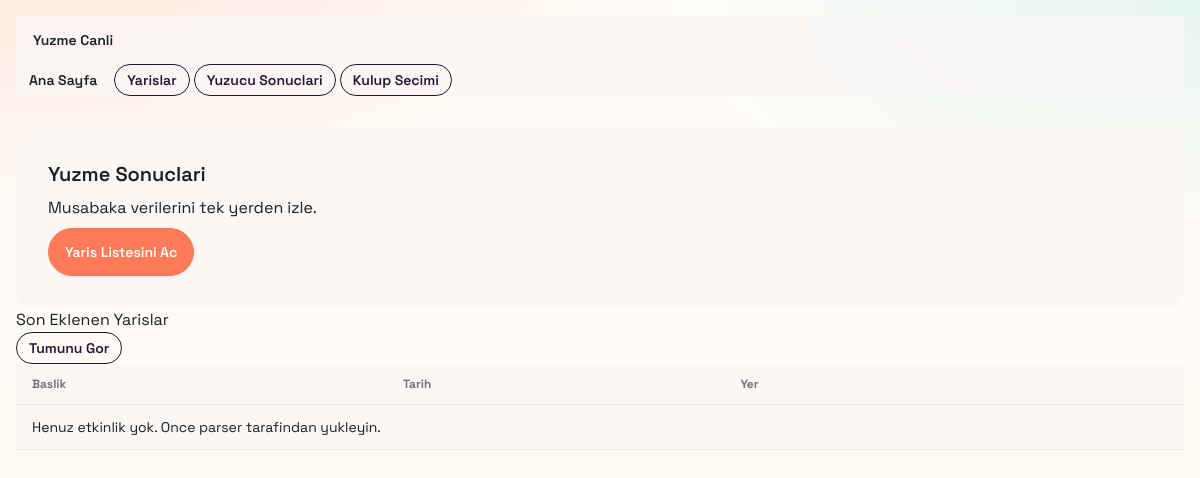
Before: / with the older database file.
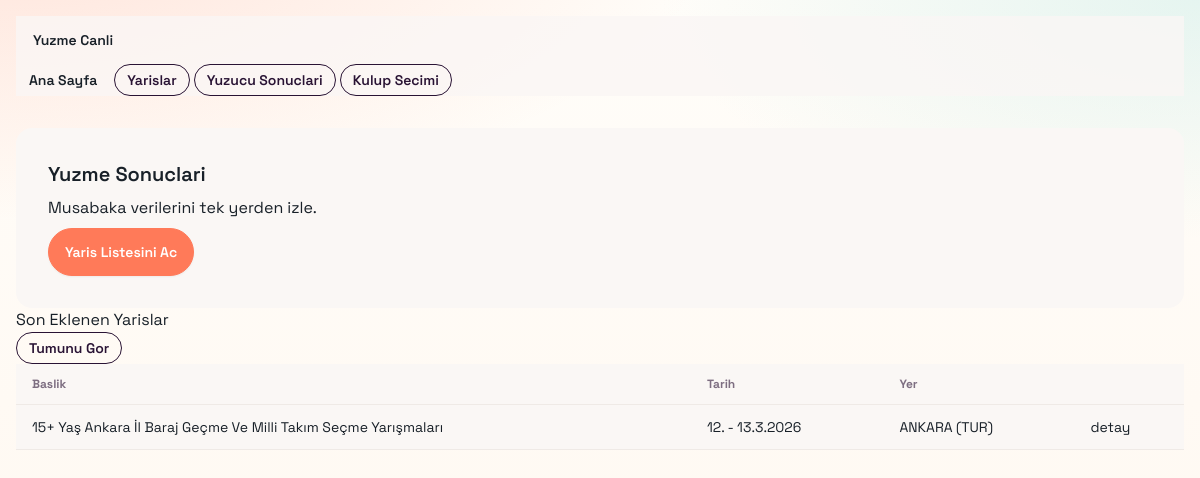
After: the same page with the newer database file.
### main/models.py (models this page shows, shortened)
class Event(models.Model):
    unique_name = models.CharField(max_length=100, unique=True, default="")
    title = models.CharField(max_length=255)
    date = models.CharField(max_length=64)
    location = models.CharField(max_length=255)
    class Meta:
        unique_together = [("title", "date", "location")]

### main/views.py (the view)
# urls.py: path('', views.home, name='home'),
def home(request):
    event_count = Event.objects.count()
    result_count = Result.objects.count()
    latest_events = Event.objects.order_by("-date", "title")[:5]
    context = {
        "event_count": event_count,
        "result_count": result_count,
        "latest_events": latest_events,
    }
    return render(request, "home.html", context)

### main/templates/home.html (shortened to what this page needs)
{% extends "base.html" %}
{% block content %}
<section class="grid gap-6 md:grid-cols-3 mb-8">
    <div class="card bg-base-100 border border-base-200 shadow-sm md:col-span-2">
        <div class="card-body">
                   <h1 class="card-title text-3xl md:text-4xl">Yuzme Sonuclari</h1>
            <p class="opacity-80">
                Musabaka verilerini tek yerden izle.
            </p>
            <div class="mt-2">
                <a href="/events/" class="btn" style="background:#ff7a59;border-color:#ff7a59;color:#fff;">Yaris Listesini Ac</a>
            </div>
        </div>
    </div>
</section>
<section>
    <div class="flex flex-col sm:flex-row sm:items-center sm:justify-between gap-3 mb-3">
        <h2 class="text-xl font-semibold">Son Eklenen Yarislar</h2>
        <a href="/events/" class="btn btn-sm btn-outline">Tumunu Gor</a>
    </div>
    <div class="overflow-x-auto rounded-2xl border border-base-200 bg-base-100">
        <table class="table table-sm sm:table-md">
            <thead>
                <tr>
                    <th>Baslik</th>
                    <th>Tarih</th>
                    <th>Yer</th>
                    <th></th>
                </tr>
            </thead>
            <tbody>
                {% for event in latest_events %}
                <tr>
                    <td>{{ event.title }}</td>
                    <td>{{ event.date }}</td>
                    <td>{{ event.location }}</td>
                    <td><a class="link link-hover" href="/events/{{ event.id }}/">detay</a></td>
                </tr>
                {% empty %}
                <tr>
                    <td colspan="4" class="opacity-70">Henuz etkinlik yok. Once parser tarafindan yukleyin.</td>
                </tr>
                {% endfor %}
            </tbody>
        </table>
    </div>
</section>
{% endblock %}

Changed rows visible on the page:
added Event: title "15+ Yaş Ankara İl Baraj Geçme Ve Milli Takım Seçme Yarışmaları", date "12. - 13.3.2026", location "ANKARA (TUR)"
Other visible differences:
text no longer shown: "Henuz etkinlik yok. Once parser tarafindan yukleyin."
